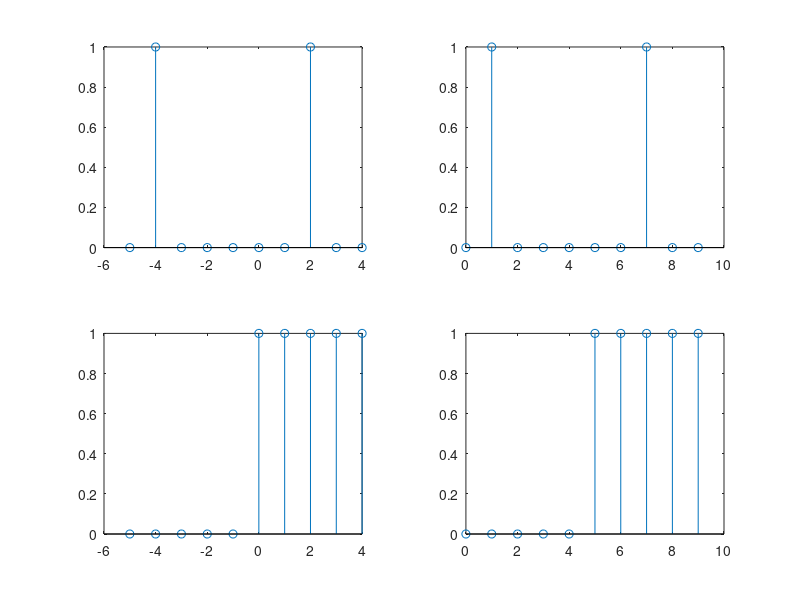

MATLAB code for this plot:
% Question 2
% Quang Anh Tran - 40075748

size = 10;
n = 5

Vector1 = zeros(1,size);
Vector1(2) = 1;
Vector1(8) = 1;

Vector2 = ones(1,size);
Vector2(1:n) = 0;

x1 = -5:4;
x2 = 0:9

subplot(2,2,1);
stem(x1,Vector1);
subplot(2,2,2);
stem(x2,Vector1);

subplot(2,2,3);
stem(x1,Vector2);
subplot(2,2,4);
stem(x2,Vector2);
